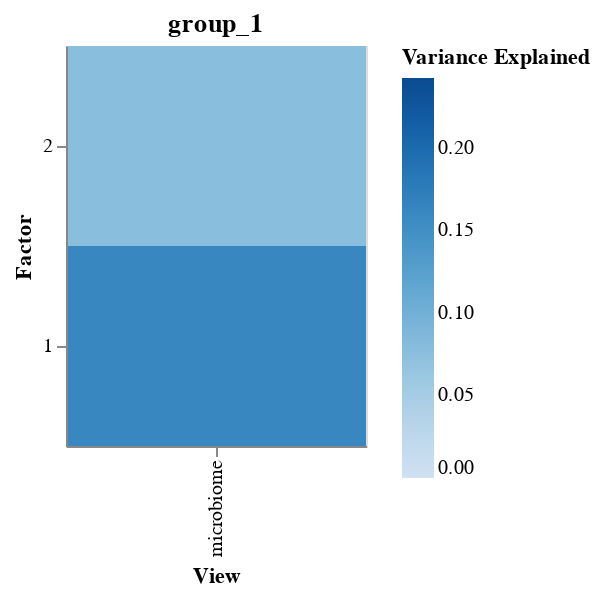

The cell this chart's notebook holds for it:
### Code cell
plot_variance_explained(model)

### Figure 1 — Vega specification as saved in the notebook (floating-point values rounded to 4 significant figures)
{"$schema": "https://vega.github.io/schema/vega/v5.json", "data": [{"name": "source_0"}, {"name": "data_0", "values": [{"Factor": 1, "Variance Explained": 0.1614, "View": "microbiome"}, {"Factor": 2, "Variance Explained": 0.07745, "View": "microbiome"}]}, {"name": "data_0_concat_0_x_domain_View", "values": [{"View": "microbiome"}]}, {"name": "source_0_concat_0_y_domain_Factor", "values": [{"Factor": 1, "sort_field": 1}, {"Factor": 2, "sort_field": 2}]}], "signals": [{"name": "childWidth", "value": 150}], "marks": [{"type": "group", "name": "concat_0_group", "encode": {"update": {"width": {"signal": "childWidth"}, "height": {"signal": "height"}}}, "marks": [{"type": "rect", "name": "concat_0_marks", "from": {"data": "data_0"}, "encode": {"update": {"width": {"signal": "max(0.25, bandwidth('concat_0_x'))"}, "x": {"field": "View", "scale": "concat_0_x"}, "fill": {"field": "Variance Explained", "scale": "concat_0_color"}, "y": {"field": "Factor", "scale": "concat_0_y"}, "height": {"signal": "max(0.25, bandwidth('concat_0_y'))"}, "tooltip": {"signal": "{\"Factor\": format(datum[\"Factor\"], \"\"), \"View\": isValid(datum[\"View\"]) ? datum[\"View\"] : \"\"+datum[\"View\"], \"Variance Explained\": format(datum[\"Variance Explained\"], \"\")}"}}}, "style": ["rect"]}], "axes": [{"scale": "concat_0_x", "labelBaseline": "middle", "title": "View", "zindex": 1, "orient": "bottom", "grid": false, "labelAlign": "right", "labelAngle": 270}, {"scale": "concat_0_y", "title": "Factor", "orient": "left", "zindex": 1, "grid": false}], "title": {"text": "group_1", "frame": "group"}, "style": "cell", "legends": [{"fill": "concat_0_color", "gradientLength": {"signal": "clamp(height, 64, 200)"}, "title": "Variance Explained"}]}], "scales": [{"name": "concat_0_x", "type": "band", "domain": {"data": "data_0_concat_0_x_domain_View", "field": "View", "sort": true}, "range": [0, {"signal": "childWidth"}], "paddingInner": 0, "paddingOuter": 0}, {"name": "concat_0_y", "type": "band", "domain": {"data": "source_0_concat_0_y_domain_Factor", "field": "Factor", "sort": {"op": "max", "field": "sort_field", "order": "descending"}}, "range": [0, {"signal": "height"}], "paddingOuter": 0, "paddingInner": 0}, {"name": "concat_0_color", "type": "linear", "domain": [0, 0.2421], "range": {"scheme": "blues"}, "interpolate": "hcl", "zero": true}], "height": 200, "padding": 5, "layout": {"padding": 20, "bounds": "full", "align": "each"}, "background": "white"}
